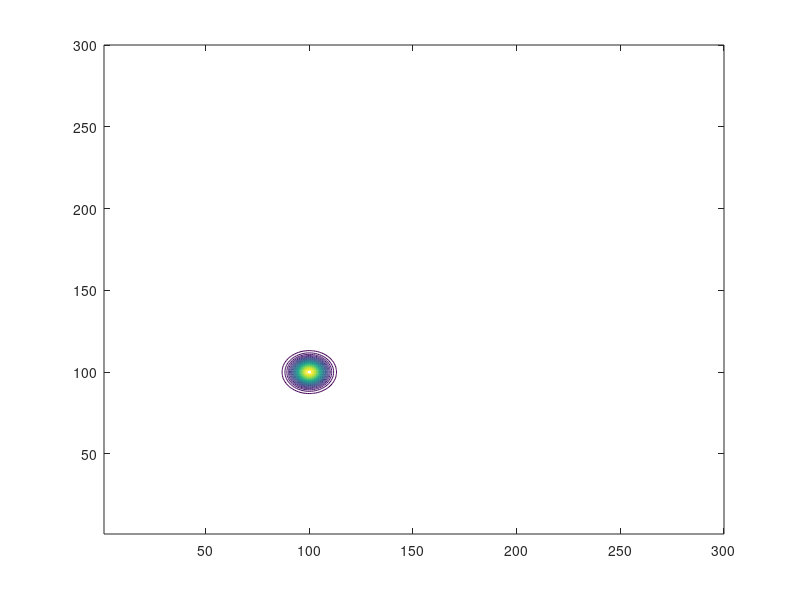
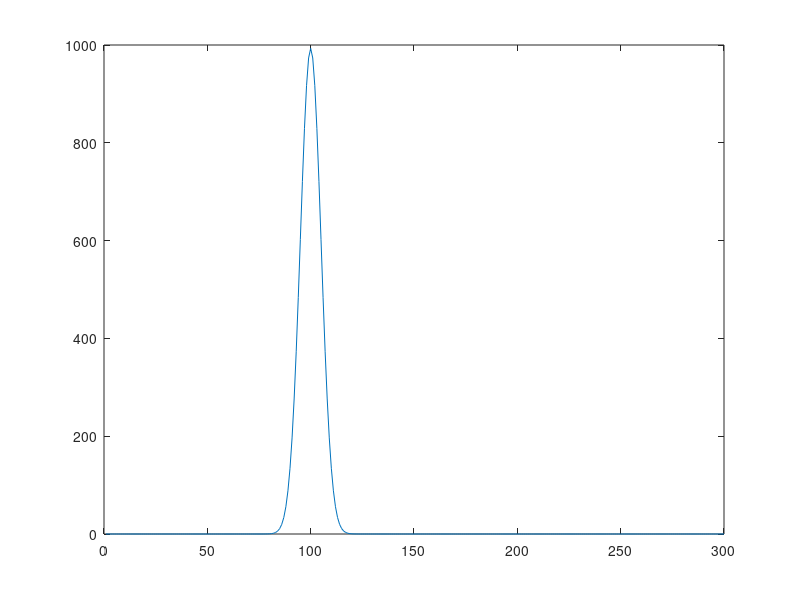

These figures' MATLAB source, in order:

clear
%close all

x=1:300;
y=1:300;

[xi, yi]=meshgrid(x,y);


ide=length(xi);

hm=1000;  
xa=5;  %helf height radius (gird)
ya=5;
icmx=100; %center of hill
icmy=100;

Vol=156000;
      
   %ht = hm./(  1  +  ((xi-icmx).^2 + (yi-icmy).^2)/xa^2 );   
   
   %ht_g =  hm * exp(- ((xi-icmx)/(2*xa)).^2 - ((yi-icmy)/(2*ya)).^2 ) ;  % GOOOOD~
    
   ht_g = Vol * 1/(2*pi*xa^2)^0.5 * 1/(2*pi*ya^2)^0.5 * exp(- ((xi-icmx)/(2^0.5*xa)).^2 - ((yi-icmy)/(2^0.5*ya)).^2 ) ; 
  % figure
%    plot(ht_g(:,icmx)) ; hold on
%    sum(ht_g(:,icmx))
   
%    sigm=5;
%    ht_g1 =  1/(2*pi*sigm^2)^0.5 * exp(- (  (x-icmx)/(2^0.5*sigm)  ).^2) ; 
%    plot(ht_g1)
%    sum(ht_g1)
   
   %ht_g2 =  hm * exp(- ((xi-icmx).^2 + (yi-icmy).^2) ./ (2*xa^2) ) ;
     
%    
%    figure('position',[-1000 200 700 500])
%      contour(xi,yi,ht,30)

%    figure('position',[-800 200 700 500])
%      contour(xi,yi,ht_g2,30)
% 
   figure('position',[100 200 700 500])
     contour(xi,yi,ht_g,30)
%    
     figure('position',[100 200 800 500])
% %      plot(ht(icmy,:));  hold on
%       plot(ht_g(icmy,:));hold on
       plot(ht_g(:,icmx))
%      plot(ht_g2(icmy,:))
%      legend('ht','ht_g','ht_g2')
